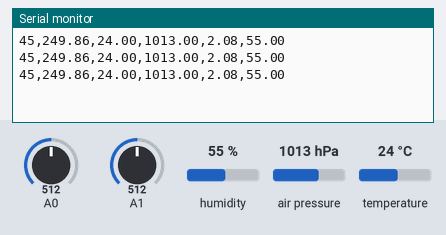
Bench run of a sketch on a simulated Arduino Uno, built with avr-gcc and run on an emulated ATmega328P. Shown: the last lines printed to the serial monitor. Inputs (shaded band) come from the test bench; at power-on: humidity 55 %, A0 = 512, A1 = 512, air pressure 1013 hPa, temperature 24 °C.

Above: at 1.2 s.
1.3 s: humidity set to 22 %
At 1.9 s:
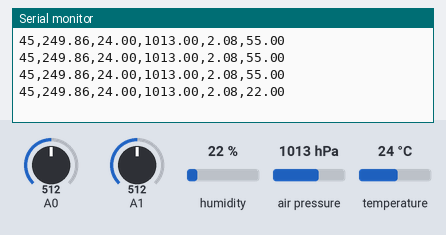
2.8 s: A0 set to 716
At 3.4 s:
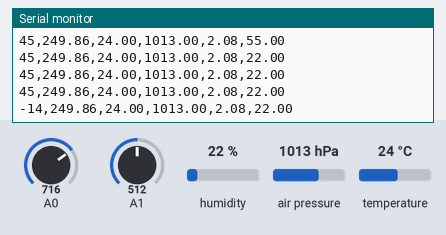
4.3 s: A1 set to 716
At 5.0 s:
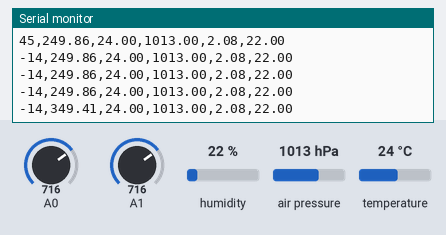
5.8 s: air pressure set to 952 hPa
At 6.5 s:
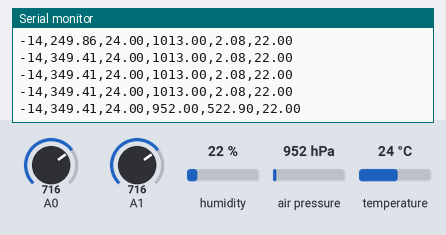
7.3 s: temperature set to 12 °C
At 8.0 s:
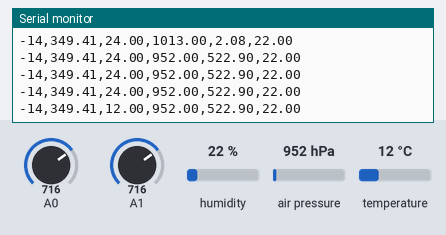
8.8 s: A0 set to 992
At 9.6 s:
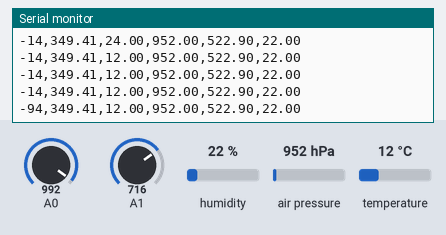
Timing chart, 0 to 11.3 s (numbered marks = the images above; inputs shaded):
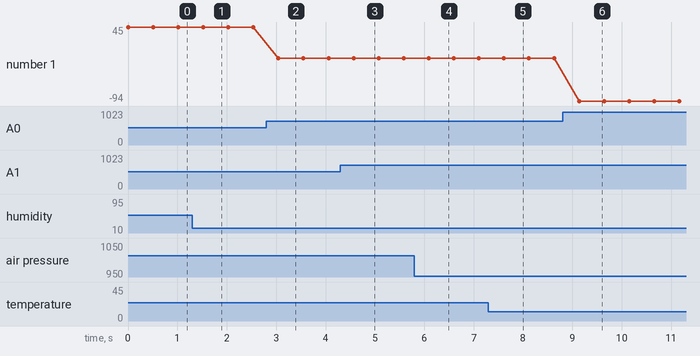

Measured:
- after the input at 1.3 s, the serial monitor: prints a new line after 0.22 s (image 1)
- after the input at 2.8 s, the serial monitor: prints a new line after 0.25 s (image 2)
- after the input at 4.3 s, the serial monitor: prints a new line after 0.27 s (image 3)
- after the input at 5.8 s, the serial monitor: prints a new line after 0.29 s (image 4)
- after the input at 7.3 s, the serial monitor: prints a new line after 0.31 s (image 5)
- after the input at 8.8 s, the serial monitor: prints a new line after 0.34 s (image 6)
- plotted number 1: 45 → -14 after the input at 2.8 s, -14 → -94 after the input at 8.8 s

The sketch:

compiled_nano.ino
```cpp
#include <ArduinoHardware.h>
#include <Adafruit_Sensor.h>
#include <Adafruit_BME280.h>
#include <Wire.h>
#include <SPI.h>

#define SEALEVELPRESSURE_HPA (1013.25)
#define BME_SCK 13
#define BME_MISO 12
#define BME_MOSI 11
#define BME_CS 10

Adafruit_BME280 bme;

void setup() {
  Serial.begin(9600);
  bme.begin();
}

void loop() {
  int valm, valt;
  int mappedValue;
  valm = analogRead(A0);

  mappedValue = map(valm,322,667,100,0);
  Serial.print(mappedValue);
  Serial.print(",");

  int temp_adc_val;
  float temp_val;
  temp_adc_val = analogRead(A1);  /* Read Temperature */
  temp_val = (temp_adc_val * 4.88); /* Convert adc value to equivalent voltage */
  temp_val = (temp_val/10); /* LM35 gives output of 10mv/°C */
  Serial.print(temp_val);
  Serial.print(",");

  float temperature = (float)bme.readTemperature();
  Serial.print(temperature);
  Serial.print(",");

  float pressure = (float)bme.readPressure()/ 100.0F ;
  Serial.print(pressure);
  Serial.print(",");

  float alti = (float)bme.readAltitude(SEALEVELPRESSURE_HPA);
  Serial.print(alti);
  Serial.print(",");

  float humidity = (float) bme.readHumidity();
  Serial.println(humidity);

  delay(500);
}
```
